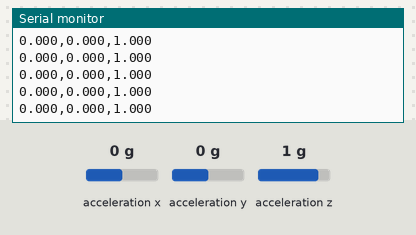
Simulated run of this sketch. Board: Raspberry Pi Pico. On the bench: the last lines printed to the serial monitor. Wiring (inferred from the names in the program): MPU-6050 motion sensor at I2C address 0x68. The inputs (shaded band) are chosen by the test bench; at power-on: acceleration x 0 g, acceleration y 0 g, acceleration z 1 g.

Above: at 5.3 s.
5.4 s: acceleration x set to -1.4 g
At 5.9 s:
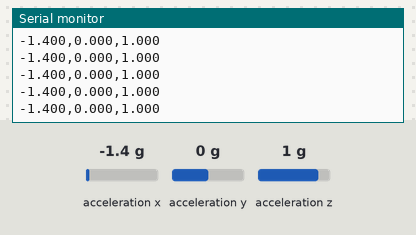
6.9 s: acceleration y set to -1.4 g
At 7.8 s:
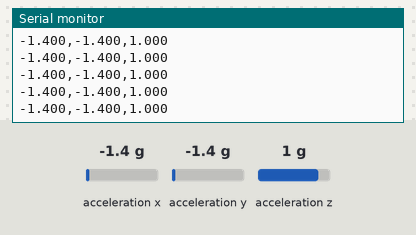

Measured:
- after the input at 5.4 s, the serial monitor: prints a new line at once (image 1)
- after the input at 6.9 s, the serial monitor: prints a new line at once (image 2)

The sketch:

MPU6050Code.ino
```cpp
#include <Wire.h>

const int MPU = 0x68;
float AccX, AccY, AccZ;
unsigned long lastTime = 0;

void setup() {
  Serial.begin(115200);
  delay(3000);

  Serial.println("MPU6050 Accelerometer Test");

  // 使用I2C1 (GP14/GP15)
  Wire1.setSDA(14);
  Wire1.setSCL(15);
  Wire1.begin();
  Wire1.setClock(400000); // 400kHz for faster reading

  // 初始化MPU6050
  initMPU6050();

  Serial.println("MPU6050 initialized successfully!");
  Serial.println("±2g range, 1kHz sampling");
  Serial.println("AccelX,AccelY,AccelZ");
  delay(1000);
}

void initMPU6050() {
  // 喚醒MPU6050 (Power Management 1)
  writeRegister(0x6B, 0x00);
  delay(100);

  // 設定加速度範圍為±2g (Accelerometer Configuration)
  writeRegister(0x1C, 0x00); // AFS_SEL = 0 (±2g)
  delay(10);

  // 設定陀螺儀範圍為±250°/s (Gyroscope Configuration)
  writeRegister(0x1B, 0x00); // FS_SEL = 0 (±250°/s)
  delay(10);

  // 設定取樣率為1kHz (Sample Rate Divider)
  writeRegister(0x19, 0x00); // SMPLRT_DIV = 0
  delay(10);

  // 關閉數位低通濾波器以獲得最大頻寬
  writeRegister(0x1A, 0x00); // DLPF_CFG = 0
  delay(10);
}

void writeRegister(uint8_t reg, uint8_t value) {
  Wire1.beginTransmission(MPU);
  Wire1.write(reg);
  Wire1.write(value);
  Wire1.endTransmission();
}

void loop() {
  unsigned long currentTime = millis();

  // 1kHz取樣 (每1ms讀取一次)
  if (currentTime - lastTime >= 1) {
    lastTime = currentTime;

    readAcceleration();

    // 輸出格式適合Arduino IDE序列埠繪圖家
    Serial.print(AccX, 3);
    Serial.print(",");
    Serial.print(AccY, 3);
    Serial.print(",");
    Serial.println(AccZ, 3);
  }
}

void readAcceleration() {
  Wire1.beginTransmission(MPU);
  Wire1.write(0x3B); // ACCEL_XOUT_H register
  Wire1.endTransmission(false);
  Wire1.requestFrom(MPU, 6, true);

  if (Wire1.available() >= 6) {
    // 讀取並組合16位元數據
    int16_t rawX = (Wire1.read() << 8) | Wire1.read();
    int16_t rawY = (Wire1.read() << 8) | Wire1.read();
    int16_t rawZ = (Wire1.read() << 8) | Wire1.read();

    // 轉換為g值 (±2g範圍: 16384 LSB/g)
    AccX = rawX / 16384.0;
    AccY = rawY / 16384.0;
    AccZ = rawZ / 16384.0;
  }
}
```
